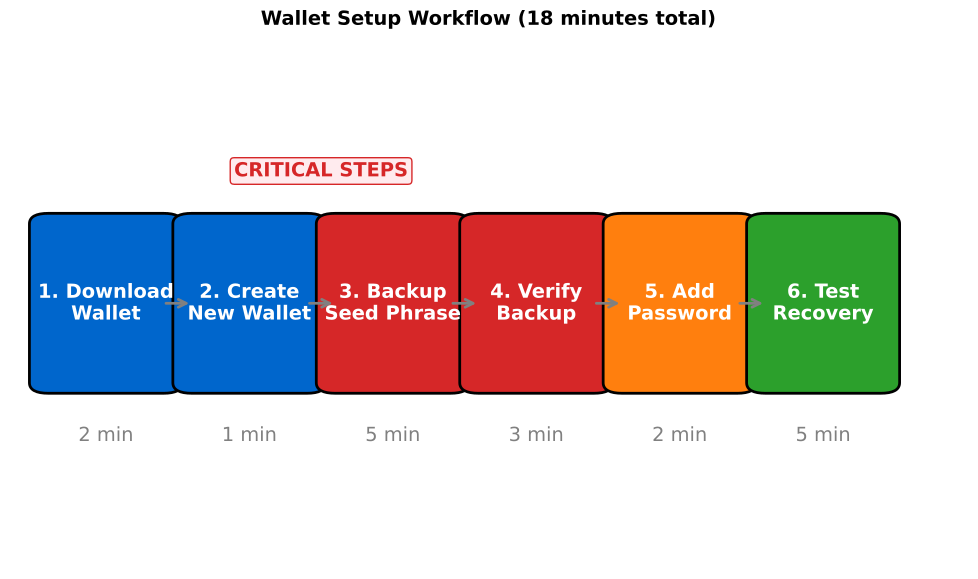

This chart was generated by the following Python code:
"""
Wallet Setup Workflow
Step-by-step process
"""

import matplotlib.pyplot as plt
import matplotlib.patches as mpatches
from pathlib import Path

CHART_METADATA = {
    'title': 'Setup Workflow',
    'url': 'https://github.com/Digital-AI-Finance/Blockchain_Crypto/tree/main/Module_A_Blockchain_Foundations/L08_Lab_Wallet_Setup/charts/03_setup_workflow'
}

plt.rcParams.update({
    'font.size': 14,
    'axes.labelsize': 14,
    'axes.titlesize': 16,
    'xtick.labelsize': 12,
    'ytick.labelsize': 12,
    'legend.fontsize': 12,
    'figure.figsize': (10, 6),
    'figure.dpi': 150
})

MLPURPLE = '#3333B2'
MLBLUE = '#0066CC'
MLORANGE = '#FF7F0E'
MLGREEN = '#2CA02C'
MLRED = '#D62728'

fig, ax = plt.subplots(figsize=(10, 6))

# Workflow steps
steps = ['1. Download\nWallet', '2. Create\nNew Wallet', '3. Backup\nSeed Phrase',
         '4. Verify\nBackup', '5. Add\nPassword', '6. Test\nRecovery']
x_positions = [0.1, 0.25, 0.4, 0.55, 0.7, 0.85]
colors = [MLBLUE, MLBLUE, MLRED, MLRED, MLORANGE, MLGREEN]

for i, (x, step, color) in enumerate(zip(x_positions, steps, colors)):
    rect = mpatches.FancyBboxPatch((x - 0.06, 0.35), 0.12, 0.3,
                                    boxstyle="round,pad=0.02",
                                    facecolor=color, edgecolor='black', linewidth=2)
    ax.add_patch(rect)
    ax.text(x, 0.5, step, ha='center', va='center', fontsize=9, fontweight='bold', color='white')

    if i < len(steps) - 1:
        ax.annotate('', xy=(x_positions[i+1] - 0.06, 0.5), xytext=(x + 0.06, 0.5),
                   arrowprops=dict(arrowstyle='->', color='gray', lw=2))

# Time estimates
times = ['2 min', '1 min', '5 min', '3 min', '2 min', '5 min']
for x, time in zip(x_positions, times):
    ax.text(x, 0.25, time, ha='center', va='center', fontsize=9, color='gray')

# Importance labels
ax.text(0.325, 0.75, 'CRITICAL STEPS', ha='center', va='center', fontsize=10,
        fontweight='bold', color=MLRED,
        bbox=dict(boxstyle='round,pad=0.2', facecolor='#FFEBEE', edgecolor=MLRED))

ax.set_xlim(0, 1)
ax.set_ylim(0, 1)
ax.axis('off')

ax.set_title('Wallet Setup Workflow (18 minutes total)', fontweight='bold', fontsize=14, pad=10)

plt.tight_layout()
output_path = Path(__file__).parent / 'chart.pdf'
plt.savefig(output_path, bbox_inches='tight', dpi=300)
print(f"Chart saved to: {output_path.absolute()}")
plt.close()
